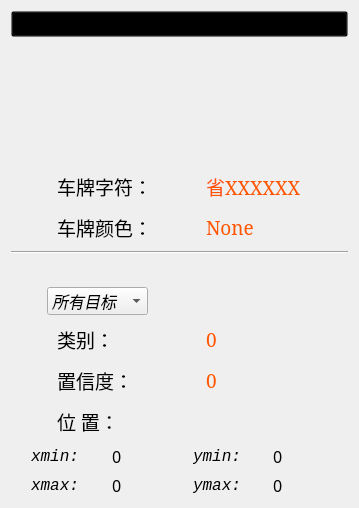
          <widget class="QWidget" name="Page_result">
           <layout class="QVBoxLayout" name="verticalLayout_2">
            <item>
             <widget class="QPushButton" name="pushButton_2">
              <property name="styleSheet">
               <string notr="true">
background-color:transparent;
font: 15pt &quot;幼圆&quot;;</string>
              </property>
              <property name="text">
               <string>刘嘉成-车牌识别系统</string>
              </property>
             </widget>
            </item>
            <item>
             <layout class="QHBoxLayout" name="Layout_cls_3">
              <item>
               <widget class="QLabel" name="label_bar">
                <property name="minimumSize">
                 <size>
                  <width>0</width>
                  <height>120</height>
                 </size>
                </property>
                <property name="maximumSize">
                 <size>
                  <width>300</width>
                  <height>200</height>
                 </size>
                </property>
                <property name="styleSheet">
                 <string notr="true">border-image: url(:/images/icons/weed_logo.png);</string>
                </property>
                <property name="text">
                 <string/>
                </property>
                <property name="margin">
                 <number>5</number>
                </property>
               </widget>
              </item>
             </layout>
            </item>
            <item>
             <layout class="QHBoxLayout" name="Layout_cls_2">
              <item>
               <widget class="QLabel" name="label_picResult_2">
                <property name="minimumSize">
                 <size>
                  <width>35</width>
                  <height>35</height>
                 </size>
                </property>
                <property name="maximumSize">
                 <size>
                  <width>40</width>
                  <height>40</height>
                 </size>
                </property>
                <property name="styleSheet">
                 <string notr="true">border-image: url(:/images/icons/folder3.png);</string>
                </property>
                <property name="text">
                 <string/>
                </property>
               </widget>
              </item>
              <item>
               <widget class="QLabel" name="label_char">
                <property name="font">
                 <font>
                  <family>华文仿宋</family>
                  <pointsize>14</pointsize>
                 </font>
                </property>
                <property name="text">
                 <string>&lt;html&gt;&lt;head/&gt;&lt;body&gt;&lt;p&gt;车牌字符：&lt;/p&gt;&lt;/body&gt;&lt;/html&gt;</string>
                </property>
               </widget>
              </item>
              <item>
               <widget class="QLabel" name="label_plate_str">
                <property name="font">
                 <font>
                  <family>SimSun</family>
                  <pointsize>14</pointsize>
                 </font>
                </property>
                <property name="styleSheet">
                 <string notr="true">color: rgb(255, 85, 0);</string>
                </property>
                <property name="text">
                 <string>省XXXXXX</string>
                </property>
               </widget>
              </item>
             </layout>
            </item>
            <item>
             <layout class="QHBoxLayout" name="Layout_conf_2">
              <item>
               <widget class="QLabel" name="label_picConf_2">
                <property name="minimumSize">
                 <size>
                  <width>35</width>
                  <height>35</height>
                 </size>
                </property>
                <property name="maximumSize">
                 <size>
                  <width>40</width>
                  <height>40</height>
                 </size>
                </property>
                <property name="styleSheet">
                 <string notr="true">border-image: url(:/images/icons/Score3.png);</string>
                </property>
                <property name="text">
                 <string/>
                </property>
               </widget>
              </item>
              <item>
               <widget class="QLabel" name="label_color">
                <property name="font">
                 <font>
                  <family>华文仿宋</family>
                  <pointsize>14</pointsize>
                 </font>
                </property>
                <property name="text">
                 <string>&lt;html&gt;&lt;head/&gt;&lt;body&gt;&lt;p&gt;车牌颜色：&lt;/p&gt;&lt;/body&gt;&lt;/html&gt;</string>
                </property>
               </widget>
              </item>
              <item>
               <widget class="QLabel" name="label_plate_color">
                <property name="font">
                 <font>
                  <family>SimSun</family>
                  <pointsize>14</pointsize>
                 </font>
                </property>
                <property name="styleSheet">
                 <string notr="true">color: rgb(255, 85, 0);</string>
                </property>
                <property name="text">
                 <string>None</string>
                </property>
               </widget>
              </item>
             </layout>
            </item>
            <item>
             <widget class="Line" name="line">
              <property name="orientation">
               <enum>Qt::Horizontal</enum>
              </property>
             </widget>
            </item>
            <item>
             <widget class="QLabel" name="label">
              <property name="minimumSize">
               <size>
                <width>0</width>
                <height>20</height>
               </size>
              </property>
              <property name="maximumSize">
               <size>
                <width>16777215</width>
                <height>20</height>
               </size>
              </property>
              <property name="text">
               <string/>
              </property>
             </widget>
            </item>
            <item>
             <layout class="QHBoxLayout" name="Layout_obj">
              <property name="topMargin">
               <number>0</number>
              </property>
              <property name="rightMargin">
               <number>200</number>
              </property>
              <item>
               <widget class="QLabel" name="label_picSelect">
                <property name="minimumSize">
                 <size>
                  <width>30</width>
                  <height>30</height>
                 </size>
                </property>
                <property name="maximumSize">
                 <size>
                  <width>35</width>
                  <height>35</height>
                 </size>
                </property>
                <property name="styleSheet">
                 <string notr="true">border-image: url(:/images/icons/selection.png);</string>
                </property>
                <property name="text">
                 <string/>
                </property>
               </widget>
              </item>
              <item>
               <widget class="QComboBox" name="comboBox_select">
                <property name="minimumSize">
                 <size>
                  <width>0</width>
                  <height>24</height>
                 </size>
                </property>
                <property name="maximumSize">
                 <size>
                  <width>150</width>
                  <height>28</height>
                 </size>
                </property>
                <property name="font">
                 <font>
                  <family>Consolas</family>
                  <pointsize>12</pointsize>
                  <italic>true</italic>
                  <bold>false</bold>
                 </font>
                </property>
                <property name="focusPolicy">
                 <enum>Qt::ClickFocus</enum>
                </property>
                <property name="currentText">
                 <string>所有目标</string>
                </property>
                <property name="iconSize">
                 <size>
                  <width>36</width>
                  <height>36</height>
                 </size>
                </property>
                <item>
                 <property name="text">
                  <string>所有目标</string>
                 </property>
                </item>
               </widget>
              </item>
             </layout>
            </item>
            <item>
             <layout class="QHBoxLayout" name="Layout_cls">
              <item>
               <widget class="QLabel" name="label_picResult">
                <property name="minimumSize">
                 <size>
                  <width>35</width>
                  <height>35</height>
                 </size>
                </property>
                <property name="maximumSize">
                 <size>
                  <width>40</width>
                  <height>40</height>
                 </size>
                </property>
                <property name="styleSheet">
                 <string notr="true">border-image: url(:/images/icons/result.png);</string>
                </property>
                <property name="text">
                 <string/>
                </property>
               </widget>
              </item>
              <item>
               <widget class="QLabel" name="label_class">
                <property name="font">
                 <font>
                  <family>华文仿宋</family>
                  <pointsize>14</pointsize>
                 </font>
                </property>
                <property name="text">
                 <string>&lt;html&gt;&lt;head/&gt;&lt;body&gt;&lt;p&gt;类别：&lt;/p&gt;&lt;/body&gt;&lt;/html&gt;</string>
                </property>
               </widget>
              </item>
              <item>
               <widget class="QLabel" name="label_class_result">
                <property name="font">
                 <font>
                  <family>SimSun</family>
                  <pointsize>14</pointsize>
                 </font>
                </property>
                <property name="styleSheet">
                 <string notr="true">color: rgb(255, 85, 0);</string>
                </property>
                <property name="text">
                 <string>0</string>
                </property>
               </widget>
              </item>
             </layout>
            </item>
            <item>
             <layout class="QHBoxLayout" name="Layout_conf">
              <item>
               <widget class="QLabel" name="label_picConf">
                <property name="minimumSize">
                 <size>
                  <width>35</width>
                  <height>35</height>
                 </size>
                </property>
                <property name="maximumSize">
                 <size>
                  <width>40</width>
                  <height>40</height>
                 </size>
                </property>
                <property name="styleSheet">
                 <string notr="true">border-image: url(:/images/icons/Score.png);</string>
                </property>
                <property name="text">
                 <string/>
                </property>
               </widget>
              </item>
              <item>
               <widget class="QLabel" name="label_conf">
                <property name="font">
                 <font>
                  <family>华文仿宋</family>
                  <pointsize>14</pointsize>
                 </font>
                </property>
                <property name="text">
                 <string>&lt;html&gt;&lt;head/&gt;&lt;body&gt;&lt;p&gt;置信度：&lt;/p&gt;&lt;/body&gt;&lt;/html&gt;</string>
                </property>
               </widget>
              </item>
              <item>
               <widget class="QLabel" name="label_score_result">
                <property name="font">
                 <font>
                  <family>SimSun</family>
                  <pointsize>14</pointsize>
                 </font>
                </property>
                <property name="styleSheet">
                 <string notr="true">color: rgb(255, 85, 0);</string>
                </property>
                <property name="text">
                 <string>0</string>
                </property>
               </widget>
              </item>
             </layout>
            </item>
            <item>
             <layout class="QHBoxLayout" name="Layout_loc">
              <item>
               <widget class="QLabel" name="label_picLocation">
                <property name="minimumSize">
                 <size>
                  <width>35</width>
                  <height>35</height>
                 </size>
                </property>
                <property name="maximumSize">
                 <size>
                  <width>40</width>
                  <height>40</height>
                 </size>
                </property>
                <property name="styleSheet">
                 <string notr="true">border-image: url(:/images/icons/Ordinateur.png);</string>
                </property>
                <property name="text">
                 <string/>
                </property>
               </widget>
              </item>
              <item>
               <widget class="QLabel" name="label_location">
                <property name="font">
                 <font>
                  <family>华文仿宋</family>
                  <pointsize>14</pointsize>
                 </font>
                </property>
                <property name="text">
                 <string>&lt;html&gt;&lt;head/&gt;&lt;body&gt;&lt;p&gt;位 置：&lt;/p&gt;&lt;/body&gt;&lt;/html&gt;</string>
                </property>
               </widget>
              </item>
             </layout>
            </item>
            <item>
             <layout class="QHBoxLayout" name="Layout_xymin">
              <property name="leftMargin">
               <number>20</number>
              </property>
              <item>
               <widget class="QLabel" name="label_xmin">
                <property name="font">
                 <font>
                  <family>Consolas</family>
                  <pointsize>12</pointsize>
                  <italic>true</italic>
                  <bold>false</bold>
                 </font>
                </property>
                <property name="text">
                 <string>xmin: </string>
                </property>
               </widget>
              </item>
              <item>
               <widget class="QLabel" name="label_xmin_result">
                <property name="font">
                 <font>
                  <family>SimSun-ExtB</family>
                  <pointsize>12</pointsize>
                 </font>
                </property>
                <property name="text">
                 <string>0</string>
                </property>
               </widget>
              </item>
              <item>
               <widget class="QLabel" name="label_ymin">
                <property name="font">
                 <font>
                  <family>Consolas</family>
                  <pointsize>12</pointsize>
                  <italic>true</italic>
                  <bold>false</bold>
                 </font>
                </property>
                <property name="text">
                 <string>ymin: </string>
                </property>
               </widget>
              </item>
              <item>
               <widget class="QLabel" name="label_ymin_result">
                <property name="font">
                 <font>
                  <family>SimSun-ExtB</family>
                  <pointsize>12</pointsize>
                 </font>
                </property>
                <property name="text">
                 <string>0</string>
                </property>
               </widget>
              </item>
             </layout>
            </item>
            <item>
             <layout class="QHBoxLayout" name="Layout_xymax">
              <property name="leftMargin">
               <number>20</number>
              </property>
              <item>
               <widget class="QLabel" name="label_xmax">
                <property name="font">
                 <font>
                  <family>Consolas</family>
                  <pointsize>12</pointsize>
                  <italic>true</italic>
                  <bold>false</bold>
                 </font>
                </property>
                <property name="text">
                 <string>xmax: </string>
                </property>
               </widget>
              </item>
              <item>
               <widget class="QLabel" name="label_xmax_result">
                <property name="font">
                 <font>
                  <family>SimSun-ExtB</family>
                  <pointsize>12</pointsize>
                 </font>
                </property>
                <property name="text">
                 <string>0</string>
                </property>
               </widget>
              </item>
              <item>
               <widget class="QLabel" name="label_ymax">
                <property name="font">
                 <font>
                  <family>Consolas</family>
                  <pointsize>12</pointsize>
                  <italic>true</italic>
                  <bold>false</bold>
                 </font>
                </property>
                <property name="text">
                 <string>ymax: </string>
                </property>
               </widget>
              </item>
              <item>
               <widget class="QLabel" name="label_ymax_result">
                <property name="font">
                 <font>
                  <family>SimSun-ExtB</family>
                  <pointsize>12</pointsize>
                 </font>
                </property>
                <property name="text">
                 <string>0</string>
                </property>
               </widget>
              </item>
             </layout>
            </item>
           </layout>
          </widget>
